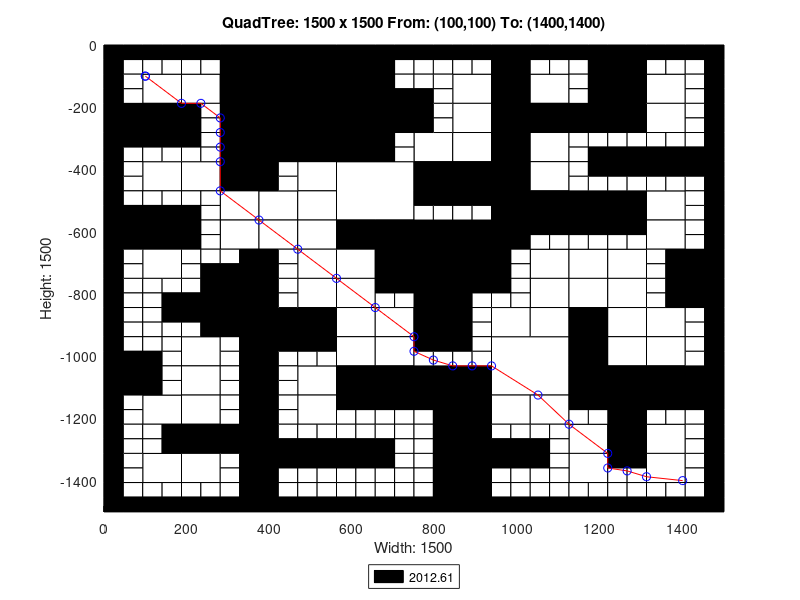

Write the MATLAB code that produced this figure.
axis([0 1500 -1500 0]);
title('QuadTree: 1500 x 1500 From: (100,100) To: (1400,1400)');
xlabel('Width: 1500');
ylabel('Height: 1500');
rectangle('Position',[375 -187.5 187.5 187.5], 'FaceColor',[0 0 0]);
rectangle('Position',[375 -375 187.5 187.5], 'FaceColor',[0 0 0]);
rectangle('Position',[562.5 -562.5 187.5 187.5], 'FaceColor',[1 1 1]);
rectangle('Position',[750 -750 187.5 187.5], 'FaceColor',[0 0 0]);
rectangle('Position',[937.5 -1125 187.5 187.5], 'FaceColor',[1 1 1]);
rectangle('Position',[93.75 -187.5 93.75 93.75], 'FaceColor',[1 1 1]);
rectangle('Position',[281.25 -93.75 93.75 93.75], 'FaceColor',[0 0 0]);
rectangle('Position',[187.5 -187.5 93.75 93.75], 'FaceColor',[1 1 1]);
rectangle('Position',[281.25 -187.5 93.75 93.75], 'FaceColor',[0 0 0]);
rectangle('Position',[0 -281.25 93.75 93.75], 'FaceColor',[0 0 0]);
rectangle('Position',[93.75 -281.25 93.75 93.75], 'FaceColor',[0 0 0]);
rectangle('Position',[281.25 -281.25 93.75 93.75], 'FaceColor',[0 0 0]);
rectangle('Position',[281.25 -375 93.75 93.75], 'FaceColor',[0 0 0]);
rectangle('Position',[562.5 -93.75 93.75 93.75], 'FaceColor',[0 0 0]);
rectangle('Position',[562.5 -187.5 93.75 93.75], 'FaceColor',[0 0 0]);
rectangle('Position',[562.5 -281.25 93.75 93.75], 'FaceColor',[0 0 0]);
rectangle('Position',[656.25 -281.25 93.75 93.75], 'FaceColor',[0 0 0]);
rectangle('Position',[562.5 -375 93.75 93.75], 'FaceColor',[0 0 0]);
rectangle('Position',[93.75 -468.75 93.75 93.75], 'FaceColor',[1 1 1]);
rectangle('Position',[187.5 -468.75 93.75 93.75], 'FaceColor',[1 1 1]);
rectangle('Position',[281.25 -468.75 93.75 93.75], 'FaceColor',[0 0 0]);
rectangle('Position',[281.25 -562.5 93.75 93.75], 'FaceColor',[1 1 1]);
rectangle('Position',[0 -656.25 93.75 93.75], 'FaceColor',[0 0 0]);
rectangle('Position',[93.75 -656.25 93.75 93.75], 'FaceColor',[0 0 0]);
rectangle('Position',[93.75 -750 93.75 93.75], 'FaceColor',[1 1 1]);
rectangle('Position',[281.25 -656.25 93.75 93.75], 'FaceColor',[1 1 1]);
rectangle('Position',[468.75 -468.75 93.75 93.75], 'FaceColor',[1 1 1]);
rectangle('Position',[375 -562.5 93.75 93.75], 'FaceColor',[1 1 1]);
rectangle('Position',[468.75 -562.5 93.75 93.75], 'FaceColor',[1 1 1]);
rectangle('Position',[375 -656.25 93.75 93.75], 'FaceColor',[1 1 1]);
rectangle('Position',[468.75 -656.25 93.75 93.75], 'FaceColor',[1 1 1]);
rectangle('Position',[468.75 -750 93.75 93.75], 'FaceColor',[1 1 1]);
rectangle('Position',[562.5 -656.25 93.75 93.75], 'FaceColor',[0 0 0]);
rectangle('Position',[656.25 -656.25 93.75 93.75], 'FaceColor',[0 0 0]);
rectangle('Position',[562.5 -750 93.75 93.75], 'FaceColor',[1 1 1]);
rectangle('Position',[656.25 -750 93.75 93.75], 'FaceColor',[0 0 0]);
rectangle('Position',[843.75 -187.5 93.75 93.75], 'FaceColor',[1 1 1]);
rectangle('Position',[937.5 -93.75 93.75 93.75], 'FaceColor',[0 0 0]);
rectangle('Position',[937.5 -187.5 93.75 93.75], 'FaceColor',[0 0 0]);
rectangle('Position',[1031.25 -187.5 93.75 93.75], 'FaceColor',[1 1 1]);
rectangle('Position',[843.75 -281.25 93.75 93.75], 'FaceColor',[1 1 1]);
rectangle('Position',[750 -375 93.75 93.75], 'FaceColor',[1 1 1]);
rectangle('Position',[843.75 -375 93.75 93.75], 'FaceColor',[1 1 1]);
rectangle('Position',[937.5 -281.25 93.75 93.75], 'FaceColor',[0 0 0]);
rectangle('Position',[1031.25 -281.25 93.75 93.75], 'FaceColor',[0 0 0]);
rectangle('Position',[937.5 -375 93.75 93.75], 'FaceColor',[0 0 0]);
rectangle('Position',[1031.25 -375 93.75 93.75], 'FaceColor',[1 1 1]);
rectangle('Position',[1218.75 -93.75 93.75 93.75], 'FaceColor',[0 0 0]);
rectangle('Position',[1218.75 -187.5 93.75 93.75], 'FaceColor',[0 0 0]);
rectangle('Position',[1312.5 -187.5 93.75 93.75], 'FaceColor',[1 1 1]);
rectangle('Position',[1125 -281.25 93.75 93.75], 'FaceColor',[0 0 0]);
rectangle('Position',[1218.75 -281.25 93.75 93.75], 'FaceColor',[0 0 0]);
rectangle('Position',[1312.5 -281.25 93.75 93.75], 'FaceColor',[1 1 1]);
rectangle('Position',[750 -468.75 93.75 93.75], 'FaceColor',[0 0 0]);
rectangle('Position',[843.75 -468.75 93.75 93.75], 'FaceColor',[0 0 0]);
rectangle('Position',[937.5 -468.75 93.75 93.75], 'FaceColor',[0 0 0]);
rectangle('Position',[1031.25 -468.75 93.75 93.75], 'FaceColor',[1 1 1]);
rectangle('Position',[937.5 -562.5 93.75 93.75], 'FaceColor',[0 0 0]);
rectangle('Position',[1031.25 -562.5 93.75 93.75], 'FaceColor',[0 0 0]);
rectangle('Position',[937.5 -656.25 93.75 93.75], 'FaceColor',[0 0 0]);
rectangle('Position',[1031.25 -750 93.75 93.75], 'FaceColor',[1 1 1]);
rectangle('Position',[1125 -562.5 93.75 93.75], 'FaceColor',[0 0 0]);
rectangle('Position',[1218.75 -562.5 93.75 93.75], 'FaceColor',[0 0 0]);
rectangle('Position',[1312.5 -562.5 93.75 93.75], 'FaceColor',[1 1 1]);
rectangle('Position',[1125 -750 93.75 93.75], 'FaceColor',[1 1 1]);
rectangle('Position',[1218.75 -750 93.75 93.75], 'FaceColor',[1 1 1]);
rectangle('Position',[1312.5 -656.25 93.75 93.75], 'FaceColor',[1 1 1]);
rectangle('Position',[1406.25 -750 93.75 93.75], 'FaceColor',[0 0 0]);
rectangle('Position',[281.25 -843.75 93.75 93.75], 'FaceColor',[0 0 0]);
rectangle('Position',[281.25 -937.5 93.75 93.75], 'FaceColor',[0 0 0]);
rectangle('Position',[0 -1125 93.75 93.75], 'FaceColor',[0 0 0]);
rectangle('Position',[187.5 -1031.25 93.75 93.75], 'FaceColor',[1 1 1]);
rectangle('Position',[187.5 -1125 93.75 93.75], 'FaceColor',[1 1 1]);
rectangle('Position',[468.75 -843.75 93.75 93.75], 'FaceColor',[1 1 1]);
rectangle('Position',[375 -937.5 93.75 93.75], 'FaceColor',[0 0 0]);
rectangle('Position',[468.75 -937.5 93.75 93.75], 'FaceColor',[0 0 0]);
rectangle('Position',[562.5 -843.75 93.75 93.75], 'FaceColor',[1 1 1]);
rectangle('Position',[562.5 -937.5 93.75 93.75], 'FaceColor',[1 1 1]);
rectangle('Position',[656.25 -937.5 93.75 93.75], 'FaceColor',[1 1 1]);
rectangle('Position',[468.75 -1125 93.75 93.75], 'FaceColor',[1 1 1]);
rectangle('Position',[562.5 -1031.25 93.75 93.75], 'FaceColor',[1 1 1]);
rectangle('Position',[656.25 -1031.25 93.75 93.75], 'FaceColor',[1 1 1]);
rectangle('Position',[562.5 -1125 93.75 93.75], 'FaceColor',[0 0 0]);
rectangle('Position',[656.25 -1125 93.75 93.75], 'FaceColor',[0 0 0]);
rectangle('Position',[93.75 -1218.75 93.75 93.75], 'FaceColor',[1 1 1]);
rectangle('Position',[187.5 -1218.75 93.75 93.75], 'FaceColor',[1 1 1]);
rectangle('Position',[187.5 -1312.5 93.75 93.75], 'FaceColor',[0 0 0]);
rectangle('Position',[281.25 -1312.5 93.75 93.75], 'FaceColor',[0 0 0]);
rectangle('Position',[93.75 -1406.25 93.75 93.75], 'FaceColor',[1 1 1]);
rectangle('Position',[187.5 -1406.25 93.75 93.75], 'FaceColor',[1 1 1]);
rectangle('Position',[468.75 -1218.75 93.75 93.75], 'FaceColor',[1 1 1]);
rectangle('Position',[750 -843.75 93.75 93.75], 'FaceColor',[0 0 0]);
rectangle('Position',[750 -937.5 93.75 93.75], 'FaceColor',[0 0 0]);
rectangle('Position',[1031.25 -843.75 93.75 93.75], 'FaceColor',[1 1 1]);
rectangle('Position',[937.5 -937.5 93.75 93.75], 'FaceColor',[1 1 1]);
rectangle('Position',[1031.25 -937.5 93.75 93.75], 'FaceColor',[1 1 1]);
rectangle('Position',[750 -1125 93.75 93.75], 'FaceColor',[0 0 0]);
rectangle('Position',[843.75 -1125 93.75 93.75], 'FaceColor',[0 0 0]);
rectangle('Position',[1125 -843.75 93.75 93.75], 'FaceColor',[1 1 1]);
rectangle('Position',[1218.75 -843.75 93.75 93.75], 'FaceColor',[1 1 1]);
rectangle('Position',[1125 -937.5 93.75 93.75], 'FaceColor',[0 0 0]);
rectangle('Position',[1218.75 -937.5 93.75 93.75], 'FaceColor',[1 1 1]);
rectangle('Position',[1406.25 -843.75 93.75 93.75], 'FaceColor',[0 0 0]);
rectangle('Position',[1312.5 -937.5 93.75 93.75], 'FaceColor',[1 1 1]);
rectangle('Position',[1125 -1031.25 93.75 93.75], 'FaceColor',[0 0 0]);
rectangle('Position',[1218.75 -1031.25 93.75 93.75], 'FaceColor',[1 1 1]);
rectangle('Position',[1125 -1125 93.75 93.75], 'FaceColor',[0 0 0]);
rectangle('Position',[1218.75 -1125 93.75 93.75], 'FaceColor',[0 0 0]);
rectangle('Position',[1312.5 -1031.25 93.75 93.75], 'FaceColor',[1 1 1]);
rectangle('Position',[1312.5 -1125 93.75 93.75], 'FaceColor',[0 0 0]);
rectangle('Position',[1406.25 -1125 93.75 93.75], 'FaceColor',[0 0 0]);
rectangle('Position',[843.75 -1218.75 93.75 93.75], 'FaceColor',[0 0 0]);
rectangle('Position',[843.75 -1312.5 93.75 93.75], 'FaceColor',[0 0 0]);
rectangle('Position',[937.5 -1218.75 93.75 93.75], 'FaceColor',[1 1 1]);
rectangle('Position',[1031.25 -1218.75 93.75 93.75], 'FaceColor',[1 1 1]);
rectangle('Position',[843.75 -1406.25 93.75 93.75], 'FaceColor',[0 0 0]);
rectangle('Position',[843.75 -1500 93.75 93.75], 'FaceColor',[0 0 0]);
rectangle('Position',[1218.75 -1218.75 93.75 93.75], 'FaceColor',[0 0 0]);
rectangle('Position',[1125 -1312.5 93.75 93.75], 'FaceColor',[1 1 1]);
rectangle('Position',[1218.75 -1312.5 93.75 93.75], 'FaceColor',[0 0 0]);
rectangle('Position',[1312.5 -1312.5 93.75 93.75], 'FaceColor',[1 1 1]);
rectangle('Position',[1125 -1406.25 93.75 93.75], 'FaceColor',[1 1 1]);
rectangle('Position',[1312.5 -1406.25 93.75 93.75], 'FaceColor',[1 1 1]);
rectangle('Position',[0 -46.875 46.875 46.875], 'FaceColor',[0 0 0]);
rectangle('Position',[46.875 -46.875 46.875 46.875], 'FaceColor',[0 0 0]);
rectangle('Position',[0 -93.75 46.875 46.875], 'FaceColor',[0 0 0]);
rectangle('Position',[46.875 -93.75 46.875 46.875], 'FaceColor',[1 1 1]);
rectangle('Position',[93.75 -46.875 46.875 46.875], 'FaceColor',[0 0 0]);
rectangle('Position',[140.625 -46.875 46.875 46.875], 'FaceColor',[0 0 0]);
rectangle('Position',[93.75 -93.75 46.875 46.875], 'FaceColor',[1 1 1]);
rectangle('Position',[140.625 -93.75 46.875 46.875], 'FaceColor',[1 1 1]);
rectangle('Position',[0 -140.625 46.875 46.875], 'FaceColor',[0 0 0]);
rectangle('Position',[46.875 -140.625 46.875 46.875], 'FaceColor',[1 1 1]);
rectangle('Position',[0 -187.5 46.875 46.875], 'FaceColor',[0 0 0]);
rectangle('Position',[46.875 -187.5 46.875 46.875], 'FaceColor',[1 1 1]);
rectangle('Position',[187.5 -46.875 46.875 46.875], 'FaceColor',[0 0 0]);
rectangle('Position',[234.375 -46.875 46.875 46.875], 'FaceColor',[0 0 0]);
rectangle('Position',[187.5 -93.75 46.875 46.875], 'FaceColor',[1 1 1]);
rectangle('Position',[234.375 -93.75 46.875 46.875], 'FaceColor',[1 1 1]);
rectangle('Position',[0 -328.125 46.875 46.875], 'FaceColor',[0 0 0]);
rectangle('Position',[46.875 -328.125 46.875 46.875], 'FaceColor',[0 0 0]);
rectangle('Position',[0 -375 46.875 46.875], 'FaceColor',[0 0 0]);
rectangle('Position',[46.875 -375 46.875 46.875], 'FaceColor',[1 1 1]);
rectangle('Position',[93.75 -328.125 46.875 46.875], 'FaceColor',[0 0 0]);
rectangle('Position',[140.625 -328.125 46.875 46.875], 'FaceColor',[0 0 0]);
rectangle('Position',[93.75 -375 46.875 46.875], 'FaceColor',[1 1 1]);
rectangle('Position',[140.625 -375 46.875 46.875], 'FaceColor',[1 1 1]);
rectangle('Position',[187.5 -234.375 46.875 46.875], 'FaceColor',[0 0 0]);
rectangle('Position',[234.375 -234.375 46.875 46.875], 'FaceColor',[1 1 1]);
rectangle('Position',[187.5 -281.25 46.875 46.875], 'FaceColor',[0 0 0]);
rectangle('Position',[234.375 -281.25 46.875 46.875], 'FaceColor',[1 1 1]);
rectangle('Position',[187.5 -328.125 46.875 46.875], 'FaceColor',[0 0 0]);
rectangle('Position',[234.375 -328.125 46.875 46.875], 'FaceColor',[1 1 1]);
rectangle('Position',[187.5 -375 46.875 46.875], 'FaceColor',[1 1 1]);
rectangle('Position',[234.375 -375 46.875 46.875], 'FaceColor',[1 1 1]);
rectangle('Position',[656.25 -46.875 46.875 46.875], 'FaceColor',[0 0 0]);
rectangle('Position',[703.125 -46.875 46.875 46.875], 'FaceColor',[0 0 0]);
rectangle('Position',[656.25 -93.75 46.875 46.875], 'FaceColor',[0 0 0]);
rectangle('Position',[703.125 -93.75 46.875 46.875], 'FaceColor',[1 1 1]);
rectangle('Position',[656.25 -140.625 46.875 46.875], 'FaceColor',[0 0 0]);
rectangle('Position',[703.125 -140.625 46.875 46.875], 'FaceColor',[1 1 1]);
rectangle('Position',[656.25 -187.5 46.875 46.875], 'FaceColor',[0 0 0]);
rectangle('Position',[703.125 -187.5 46.875 46.875], 'FaceColor',[0 0 0]);
rectangle('Position',[656.25 -328.125 46.875 46.875], 'FaceColor',[0 0 0]);
rectangle('Position',[703.125 -328.125 46.875 46.875], 'FaceColor',[1 1 1]);
rectangle('Position',[656.25 -375 46.875 46.875], 'FaceColor',[0 0 0]);
rectangle('Position',[703.125 -375 46.875 46.875], 'FaceColor',[1 1 1]);
rectangle('Position',[0 -421.875 46.875 46.875], 'FaceColor',[0 0 0]);
rectangle('Position',[46.875 -421.875 46.875 46.875], 'FaceColor',[1 1 1]);
rectangle('Position',[0 -468.75 46.875 46.875], 'FaceColor',[0 0 0]);
rectangle('Position',[46.875 -468.75 46.875 46.875], 'FaceColor',[1 1 1]);
rectangle('Position',[0 -515.625 46.875 46.875], 'FaceColor',[0 0 0]);
rectangle('Position',[46.875 -515.625 46.875 46.875], 'FaceColor',[1 1 1]);
rectangle('Position',[0 -562.5 46.875 46.875], 'FaceColor',[0 0 0]);
rectangle('Position',[46.875 -562.5 46.875 46.875], 'FaceColor',[0 0 0]);
rectangle('Position',[93.75 -515.625 46.875 46.875], 'FaceColor',[1 1 1]);
rectangle('Position',[140.625 -515.625 46.875 46.875], 'FaceColor',[1 1 1]);
rectangle('Position',[93.75 -562.5 46.875 46.875], 'FaceColor',[0 0 0]);
rectangle('Position',[140.625 -562.5 46.875 46.875], 'FaceColor',[0 0 0]);
rectangle('Position',[187.5 -515.625 46.875 46.875], 'FaceColor',[1 1 1]);
rectangle('Position',[234.375 -515.625 46.875 46.875], 'FaceColor',[1 1 1]);
rectangle('Position',[187.5 -562.5 46.875 46.875], 'FaceColor',[0 0 0]);
rectangle('Position',[234.375 -562.5 46.875 46.875], 'FaceColor',[1 1 1]);
rectangle('Position',[0 -703.125 46.875 46.875], 'FaceColor',[0 0 0]);
rectangle('Position',[46.875 -703.125 46.875 46.875], 'FaceColor',[1 1 1]);
rectangle('Position',[0 -750 46.875 46.875], 'FaceColor',[0 0 0]);
rectangle('Position',[46.875 -750 46.875 46.875], 'FaceColor',[1 1 1]);
rectangle('Position',[187.5 -609.375 46.875 46.875], 'FaceColor',[0 0 0]);
rectangle('Position',[234.375 -609.375 46.875 46.875], 'FaceColor',[1 1 1]);
rectangle('Position',[187.5 -656.25 46.875 46.875], 'FaceColor',[0 0 0]);
rectangle('Position',[234.375 -656.25 46.875 46.875], 'FaceColor',[1 1 1]);
rectangle('Position',[187.5 -703.125 46.875 46.875], 'FaceColor',[1 1 1]);
rectangle('Position',[234.375 -703.125 46.875 46.875], 'FaceColor',[1 1 1]);
rectangle('Position',[187.5 -750 46.875 46.875], 'FaceColor',[1 1 1]);
rectangle('Position',[234.375 -750 46.875 46.875], 'FaceColor',[0 0 0]);
rectangle('Position',[281.25 -703.125 46.875 46.875], 'FaceColor',[1 1 1]);
rectangle('Position',[328.125 -703.125 46.875 46.875], 'FaceColor',[0 0 0]);
rectangle('Position',[281.25 -750 46.875 46.875], 'FaceColor',[0 0 0]);
rectangle('Position',[328.125 -750 46.875 46.875], 'FaceColor',[0 0 0]);
rectangle('Position',[375 -421.875 46.875 46.875], 'FaceColor',[0 0 0]);
rectangle('Position',[421.875 -421.875 46.875 46.875], 'FaceColor',[1 1 1]);
rectangle('Position',[375 -468.75 46.875 46.875], 'FaceColor',[0 0 0]);
rectangle('Position',[421.875 -468.75 46.875 46.875], 'FaceColor',[1 1 1]);
rectangle('Position',[375 -703.125 46.875 46.875], 'FaceColor',[0 0 0]);
rectangle('Position',[421.875 -703.125 46.875 46.875], 'FaceColor',[1 1 1]);
rectangle('Position',[375 -750 46.875 46.875], 'FaceColor',[0 0 0]);
rectangle('Position',[421.875 -750 46.875 46.875], 'FaceColor',[1 1 1]);
rectangle('Position',[750 -46.875 46.875 46.875], 'FaceColor',[0 0 0]);
rectangle('Position',[796.875 -46.875 46.875 46.875], 'FaceColor',[0 0 0]);
rectangle('Position',[750 -93.75 46.875 46.875], 'FaceColor',[1 1 1]);
rectangle('Position',[796.875 -93.75 46.875 46.875], 'FaceColor',[1 1 1]);
rectangle('Position',[843.75 -46.875 46.875 46.875], 'FaceColor',[0 0 0]);
rectangle('Position',[890.625 -46.875 46.875 46.875], 'FaceColor',[0 0 0]);
rectangle('Position',[843.75 -93.75 46.875 46.875], 'FaceColor',[1 1 1]);
rectangle('Position',[890.625 -93.75 46.875 46.875], 'FaceColor',[1 1 1]);
rectangle('Position',[750 -140.625 46.875 46.875], 'FaceColor',[1 1 1]);
rectangle('Position',[796.875 -140.625 46.875 46.875], 'FaceColor',[1 1 1]);
rectangle('Position',[750 -187.5 46.875 46.875], 'FaceColor',[0 0 0]);
rectangle('Position',[796.875 -187.5 46.875 46.875], 'FaceColor',[1 1 1]);
rectangle('Position',[1031.25 -46.875 46.875 46.875], 'FaceColor',[0 0 0]);
rectangle('Position',[1078.12 -46.875 46.875 46.875], 'FaceColor',[0 0 0]);
rectangle('Position',[1031.25 -93.75 46.875 46.875], 'FaceColor',[1 1 1]);
rectangle('Position',[1078.12 -93.75 46.875 46.875], 'FaceColor',[1 1 1]);
rectangle('Position',[750 -234.375 46.875 46.875], 'FaceColor',[0 0 0]);
rectangle('Position',[796.875 -234.375 46.875 46.875], 'FaceColor',[1 1 1]);
rectangle('Position',[750 -281.25 46.875 46.875], 'FaceColor',[0 0 0]);
rectangle('Position',[796.875 -281.25 46.875 46.875], 'FaceColor',[1 1 1]);
rectangle('Position',[1125 -46.875 46.875 46.875], 'FaceColor',[0 0 0]);
rectangle('Position',[1171.88 -46.875 46.875 46.875], 'FaceColor',[0 0 0]);
rectangle('Position',[1125 -93.75 46.875 46.875], 'FaceColor',[1 1 1]);
rectangle('Position',[1171.88 -93.75 46.875 46.875], 'FaceColor',[0 0 0]);
rectangle('Position',[1125 -140.625 46.875 46.875], 'FaceColor',[1 1 1]);
rectangle('Position',[1171.88 -140.625 46.875 46.875], 'FaceColor',[0 0 0]);
rectangle('Position',[1125 -187.5 46.875 46.875], 'FaceColor',[1 1 1]);
rectangle('Position',[1171.88 -187.5 46.875 46.875], 'FaceColor',[0 0 0]);
rectangle('Position',[1312.5 -46.875 46.875 46.875], 'FaceColor',[0 0 0]);
rectangle('Position',[1359.38 -46.875 46.875 46.875], 'FaceColor',[0 0 0]);
rectangle('Position',[1312.5 -93.75 46.875 46.875], 'FaceColor',[1 1 1]);
rectangle('Position',[1359.38 -93.75 46.875 46.875], 'FaceColor',[1 1 1]);
rectangle('Position',[1406.25 -46.875 46.875 46.875], 'FaceColor',[0 0 0]);
rectangle('Position',[1453.12 -46.875 46.875 46.875], 'FaceColor',[0 0 0]);
rectangle('Position',[1406.25 -93.75 46.875 46.875], 'FaceColor',[1 1 1]);
rectangle('Position',[1453.12 -93.75 46.875 46.875], 'FaceColor',[0 0 0]);
rectangle('Position',[1406.25 -140.625 46.875 46.875], 'FaceColor',[1 1 1]);
rectangle('Position',[1453.12 -140.625 46.875 46.875], 'FaceColor',[0 0 0]);
rectangle('Position',[1406.25 -187.5 46.875 46.875], 'FaceColor',[1 1 1]);
rectangle('Position',[1453.12 -187.5 46.875 46.875], 'FaceColor',[0 0 0]);
rectangle('Position',[1125 -328.125 46.875 46.875], 'FaceColor',[1 1 1]);
rectangle('Position',[1171.88 -328.125 46.875 46.875], 'FaceColor',[1 1 1]);
rectangle('Position',[1125 -375 46.875 46.875], 'FaceColor',[1 1 1]);
rectangle('Position',[1171.88 -375 46.875 46.875], 'FaceColor',[0 0 0]);
rectangle('Position',[1218.75 -328.125 46.875 46.875], 'FaceColor',[1 1 1]);
rectangle('Position',[1265.62 -328.125 46.875 46.875], 'FaceColor',[1 1 1]);
rectangle('Position',[1218.75 -375 46.875 46.875], 'FaceColor',[0 0 0]);
rectangle('Position',[1265.62 -375 46.875 46.875], 'FaceColor',[0 0 0]);
rectangle('Position',[1406.25 -234.375 46.875 46.875], 'FaceColor',[1 1 1]);
rectangle('Position',[1453.12 -234.375 46.875 46.875], 'FaceColor',[0 0 0]);
rectangle('Position',[1406.25 -281.25 46.875 46.875], 'FaceColor',[1 1 1]);
rectangle('Position',[1453.12 -281.25 46.875 46.875], 'FaceColor',[0 0 0]);
rectangle('Position',[1312.5 -328.125 46.875 46.875], 'FaceColor',[1 1 1]);
rectangle('Position',[1359.38 -328.125 46.875 46.875], 'FaceColor',[1 1 1]);
rectangle('Position',[1312.5 -375 46.875 46.875], 'FaceColor',[0 0 0]);
rectangle('Position',[1359.38 -375 46.875 46.875], 'FaceColor',[0 0 0]);
rectangle('Position',[1406.25 -328.125 46.875 46.875], 'FaceColor',[1 1 1]);
rectangle('Position',[1453.12 -328.125 46.875 46.875], 'FaceColor',[0 0 0]);
rectangle('Position',[1406.25 -375 46.875 46.875], 'FaceColor',[0 0 0]);
rectangle('Position',[1453.12 -375 46.875 46.875], 'FaceColor',[0 0 0]);
rectangle('Position',[750 -515.625 46.875 46.875], 'FaceColor',[0 0 0]);
rectangle('Position',[796.875 -515.625 46.875 46.875], 'FaceColor',[0 0 0]);
rectangle('Position',[750 -562.5 46.875 46.875], 'FaceColor',[1 1 1]);
rectangle('Position',[796.875 -562.5 46.875 46.875], 'FaceColor',[1 1 1]);
rectangle('Position',[843.75 -515.625 46.875 46.875], 'FaceColor',[0 0 0]);
rectangle('Position',[890.625 -515.625 46.875 46.875], 'FaceColor',[0 0 0]);
rectangle('Position',[843.75 -562.5 46.875 46.875], 'FaceColor',[1 1 1]);
rectangle('Position',[890.625 -562.5 46.875 46.875], 'FaceColor',[1 1 1]);
rectangle('Position',[1031.25 -609.375 46.875 46.875], 'FaceColor',[0 0 0]);
rectangle('Position',[1078.12 -609.375 46.875 46.875], 'FaceColor',[0 0 0]);
rectangle('Position',[1031.25 -656.25 46.875 46.875], 'FaceColor',[1 1 1]);
rectangle('Position',[1078.12 -656.25 46.875 46.875], 'FaceColor',[1 1 1]);
rectangle('Position',[937.5 -703.125 46.875 46.875], 'FaceColor',[0 0 0]);
rectangle('Position',[984.375 -703.125 46.875 46.875], 'FaceColor',[1 1 1]);
rectangle('Position',[937.5 -750 46.875 46.875], 'FaceColor',[0 0 0]);
rectangle('Position',[984.375 -750 46.875 46.875], 'FaceColor',[1 1 1]);
rectangle('Position',[1125 -421.875 46.875 46.875], 'FaceColor',[1 1 1]);
rectangle('Position',[1171.88 -421.875 46.875 46.875], 'FaceColor',[0 0 0]);
rectangle('Position',[1125 -468.75 46.875 46.875], 'FaceColor',[1 1 1]);
rectangle('Position',[1171.88 -468.75 46.875 46.875], 'FaceColor',[1 1 1]);
rectangle('Position',[1218.75 -421.875 46.875 46.875], 'FaceColor',[0 0 0]);
rectangle('Position',[1265.62 -421.875 46.875 46.875], 'FaceColor',[0 0 0]);
rectangle('Position',[1218.75 -468.75 46.875 46.875], 'FaceColor',[1 1 1]);
rectangle('Position',[1265.62 -468.75 46.875 46.875], 'FaceColor',[1 1 1]);
rectangle('Position',[1312.5 -421.875 46.875 46.875], 'FaceColor',[0 0 0]);
rectangle('Position',[1359.38 -421.875 46.875 46.875], 'FaceColor',[0 0 0]);
rectangle('Position',[1312.5 -468.75 46.875 46.875], 'FaceColor',[1 1 1]);
rectangle('Position',[1359.38 -468.75 46.875 46.875], 'FaceColor',[1 1 1]);
rectangle('Position',[1406.25 -421.875 46.875 46.875], 'FaceColor',[0 0 0]);
rectangle('Position',[1453.12 -421.875 46.875 46.875], 'FaceColor',[0 0 0]);
rectangle('Position',[1406.25 -468.75 46.875 46.875], 'FaceColor',[1 1 1]);
rectangle('Position',[1453.12 -468.75 46.875 46.875], 'FaceColor',[0 0 0]);
rectangle('Position',[1406.25 -515.625 46.875 46.875], 'FaceColor',[1 1 1]);
rectangle('Position',[1453.12 -515.625 46.875 46.875], 'FaceColor',[0 0 0]);
rectangle('Position',[1406.25 -562.5 46.875 46.875], 'FaceColor',[1 1 1]);
rectangle('Position',[1453.12 -562.5 46.875 46.875], 'FaceColor',[0 0 0]);
rectangle('Position',[1125 -609.375 46.875 46.875], 'FaceColor',[0 0 0]);
rectangle('Position',[1171.88 -609.375 46.875 46.875], 'FaceColor',[0 0 0]);
rectangle('Position',[1125 -656.25 46.875 46.875], 'FaceColor',[1 1 1]);
rectangle('Position',[1171.88 -656.25 46.875 46.875], 'FaceColor',[1 1 1]);
rectangle('Position',[1218.75 -609.375 46.875 46.875], 'FaceColor',[0 0 0]);
rectangle('Position',[1265.62 -609.375 46.875 46.875], 'FaceColor',[0 0 0]);
rectangle('Position',[1218.75 -656.25 46.875 46.875], 'FaceColor',[1 1 1]);
rectangle('Position',[1265.62 -656.25 46.875 46.875], 'FaceColor',[1 1 1]);
rectangle('Position',[1406.25 -609.375 46.875 46.875], 'FaceColor',[1 1 1]);
rectangle('Position',[1453.12 -609.375 46.875 46.875], 'FaceColor',[0 0 0]);
rectangle('Position',[1406.25 -656.25 46.875 46.875], 'FaceColor',[1 1 1]);
rectangle('Position',[1453.12 -656.25 46.875 46.875], 'FaceColor',[0 0 0]);
rectangle('Position',[1312.5 -703.125 46.875 46.875], 'FaceColor',[1 1 1]);
rectangle('Position',[1359.38 -703.125 46.875 46.875], 'FaceColor',[0 0 0]);
rectangle('Position',[1312.5 -750 46.875 46.875], 'FaceColor',[1 1 1]);
rectangle('Position',[1359.38 -750 46.875 46.875], 'FaceColor',[0 0 0]);
rectangle('Position',[0 -796.875 46.875 46.875], 'FaceColor',[0 0 0]);
rectangle('Position',[46.875 -796.875 46.875 46.875], 'FaceColor',[1 1 1]);
rectangle('Position',[0 -843.75 46.875 46.875], 'FaceColor',[0 0 0]);
rectangle('Position',[46.875 -843.75 46.875 46.875], 'FaceColor',[1 1 1]);
rectangle('Position',[93.75 -796.875 46.875 46.875], 'FaceColor',[1 1 1]);
rectangle('Position',[140.625 -796.875 46.875 46.875], 'FaceColor',[1 1 1]);
rectangle('Position',[93.75 -843.75 46.875 46.875], 'FaceColor',[1 1 1]);
rectangle('Position',[140.625 -843.75 46.875 46.875], 'FaceColor',[0 0 0]);
rectangle('Position',[0 -890.625 46.875 46.875], 'FaceColor',[0 0 0]);
rectangle('Position',[46.875 -890.625 46.875 46.875], 'FaceColor',[1 1 1]);
rectangle('Position',[0 -937.5 46.875 46.875], 'FaceColor',[0 0 0]);
rectangle('Position',[46.875 -937.5 46.875 46.875], 'FaceColor',[1 1 1]);
rectangle('Position',[93.75 -890.625 46.875 46.875], 'FaceColor',[1 1 1]);
rectangle('Position',[140.625 -890.625 46.875 46.875], 'FaceColor',[0 0 0]);
rectangle('Position',[93.75 -937.5 46.875 46.875], 'FaceColor',[1 1 1]);
rectangle('Position',[140.625 -937.5 46.875 46.875], 'FaceColor',[1 1 1]);
rectangle('Position',[187.5 -796.875 46.875 46.875], 'FaceColor',[1 1 1]);
rectangle('Position',[234.375 -796.875 46.875 46.875], 'FaceColor',[0 0 0]);
rectangle('Position',[187.5 -843.75 46.875 46.875], 'FaceColor',[0 0 0]);
rectangle('Position',[234.375 -843.75 46.875 46.875], 'FaceColor',[0 0 0]);
rectangle('Position',[187.5 -890.625 46.875 46.875], 'FaceColor',[0 0 0]);
rectangle('Position',[234.375 -890.625 46.875 46.875], 'FaceColor',[0 0 0]);
rectangle('Position',[187.5 -937.5 46.875 46.875], 'FaceColor',[1 1 1]);
rectangle('Position',[234.375 -937.5 46.875 46.875], 'FaceColor',[0 0 0]);
rectangle('Position',[0 -984.375 46.875 46.875], 'FaceColor',[0 0 0]);
rectangle('Position',[46.875 -984.375 46.875 46.875], 'FaceColor',[1 1 1]);
rectangle('Position',[0 -1031.25 46.875 46.875], 'FaceColor',[0 0 0]);
rectangle('Position',[46.875 -1031.25 46.875 46.875], 'FaceColor',[0 0 0]);
rectangle('Position',[93.75 -984.375 46.875 46.875], 'FaceColor',[1 1 1]);
rectangle('Position',[140.625 -984.375 46.875 46.875], 'FaceColor',[1 1 1]);
rectangle('Position',[93.75 -1031.25 46.875 46.875], 'FaceColor',[0 0 0]);
rectangle('Position',[140.625 -1031.25 46.875 46.875], 'FaceColor',[1 1 1]);
rectangle('Position',[93.75 -1078.12 46.875 46.875], 'FaceColor',[0 0 0]);
rectangle('Position',[140.625 -1078.12 46.875 46.875], 'FaceColor',[1 1 1]);
rectangle('Position',[93.75 -1125 46.875 46.875], 'FaceColor',[0 0 0]);
rectangle('Position',[140.625 -1125 46.875 46.875], 'FaceColor',[1 1 1]);
rectangle('Position',[281.25 -984.375 46.875 46.875], 'FaceColor',[1 1 1]);
rectangle('Position',[328.125 -984.375 46.875 46.875], 'FaceColor',[0 0 0]);
rectangle('Position',[281.25 -1031.25 46.875 46.875], 'FaceColor',[1 1 1]);
rectangle('Position',[328.125 -1031.25 46.875 46.875], 'FaceColor',[0 0 0]);
rectangle('Position',[281.25 -1078.12 46.875 46.875], 'FaceColor',[1 1 1]);
rectangle('Position',[328.125 -1078.12 46.875 46.875], 'FaceColor',[0 0 0]);
rectangle('Position',[281.25 -1125 46.875 46.875], 'FaceColor',[1 1 1]);
rectangle('Position',[328.125 -1125 46.875 46.875], 'FaceColor',[0 0 0]);
rectangle('Position',[375 -796.875 46.875 46.875], 'FaceColor',[0 0 0]);
rectangle('Position',[421.875 -796.875 46.875 46.875], 'FaceColor',[1 1 1]);
rectangle('Position',[375 -843.75 46.875 46.875], 'FaceColor',[0 0 0]);
rectangle('Position',[421.875 -843.75 46.875 46.875], 'FaceColor',[1 1 1]);
rectangle('Position',[656.25 -796.875 46.875 46.875], 'FaceColor',[0 0 0]);
rectangle('Position',[703.125 -796.875 46.875 46.875], 'FaceColor',[0 0 0]);
rectangle('Position',[656.25 -843.75 46.875 46.875], 'FaceColor',[1 1 1]);
rectangle('Position',[703.125 -843.75 46.875 46.875], 'FaceColor',[1 1 1]);
rectangle('Position',[375 -984.375 46.875 46.875], 'FaceColor',[0 0 0]);
rectangle('Position',[421.875 -984.375 46.875 46.875], 'FaceColor',[0 0 0]);
rectangle('Position',[375 -1031.25 46.875 46.875], 'FaceColor',[0 0 0]);
rectangle('Position',[421.875 -1031.25 46.875 46.875], 'FaceColor',[1 1 1]);
rectangle('Position',[468.75 -984.375 46.875 46.875], 'FaceColor',[0 0 0]);
rectangle('Position',[515.625 -984.375 46.875 46.875], 'FaceColor',[0 0 0]);
rectangle('Position',[468.75 -1031.25 46.875 46.875], 'FaceColor',[1 1 1]);
rectangle('Position',[515.625 -1031.25 46.875 46.875], 'FaceColor',[1 1 1]);
rectangle('Position',[375 -1078.12 46.875 46.875], 'FaceColor',[0 0 0]);
rectangle('Position',[421.875 -1078.12 46.875 46.875], 'FaceColor',[1 1 1]);
rectangle('Position',[375 -1125 46.875 46.875], 'FaceColor',[0 0 0]);
rectangle('Position',[421.875 -1125 46.875 46.875], 'FaceColor',[1 1 1]);
rectangle('Position',[0 -1171.88 46.875 46.875], 'FaceColor',[0 0 0]);
rectangle('Position',[46.875 -1171.88 46.875 46.875], 'FaceColor',[1 1 1]);
rectangle('Position',[0 -1218.75 46.875 46.875], 'FaceColor',[0 0 0]);
rectangle('Position',[46.875 -1218.75 46.875 46.875], 'FaceColor',[1 1 1]);
rectangle('Position',[0 -1265.62 46.875 46.875], 'FaceColor',[0 0 0]);
rectangle('Position',[46.875 -1265.62 46.875 46.875], 'FaceColor',[1 1 1]);
rectangle('Position',[0 -1312.5 46.875 46.875], 'FaceColor',[0 0 0]);
rectangle('Position',[46.875 -1312.5 46.875 46.875], 'FaceColor',[1 1 1]);
rectangle('Position',[93.75 -1265.62 46.875 46.875], 'FaceColor',[1 1 1]);
rectangle('Position',[140.625 -1265.62 46.875 46.875], 'FaceColor',[0 0 0]);
rectangle('Position',[93.75 -1312.5 46.875 46.875], 'FaceColor',[1 1 1]);
rectangle('Position',[140.625 -1312.5 46.875 46.875], 'FaceColor',[0 0 0]);
rectangle('Position',[281.25 -1171.88 46.875 46.875], 'FaceColor',[1 1 1]);
rectangle('Position',[328.125 -1171.88 46.875 46.875], 'FaceColor',[0 0 0]);
rectangle('Position',[281.25 -1218.75 46.875 46.875], 'FaceColor',[1 1 1]);
rectangle('Position',[328.125 -1218.75 46.875 46.875], 'FaceColor',[0 0 0]);
rectangle('Position',[0 -1359.38 46.875 46.875], 'FaceColor',[0 0 0]);
rectangle('Position',[46.875 -1359.38 46.875 46.875], 'FaceColor',[1 1 1]);
rectangle('Position',[0 -1406.25 46.875 46.875], 'FaceColor',[0 0 0]);
rectangle('Position',[46.875 -1406.25 46.875 46.875], 'FaceColor',[1 1 1]);
rectangle('Position',[0 -1453.12 46.875 46.875], 'FaceColor',[0 0 0]);
rectangle('Position',[46.875 -1453.12 46.875 46.875], 'FaceColor',[1 1 1]);
rectangle('Position',[0 -1500 46.875 46.875], 'FaceColor',[0 0 0]);
rectangle('Position',[46.875 -1500 46.875 46.875], 'FaceColor',[0 0 0]);
rectangle('Position',[93.75 -1453.12 46.875 46.875], 'FaceColor',[1 1 1]);
rectangle('Position',[140.625 -1453.12 46.875 46.875], 'FaceColor',[1 1 1]);
rectangle('Position',[93.75 -1500 46.875 46.875], 'FaceColor',[0 0 0]);
rectangle('Position',[140.625 -1500 46.875 46.875], 'FaceColor',[0 0 0]);
rectangle('Position',[281.25 -1359.38 46.875 46.875], 'FaceColor',[1 1 1]);
rectangle('Position',[328.125 -1359.38 46.875 46.875], 'FaceColor',[0 0 0]);
rectangle('Position',[281.25 -1406.25 46.875 46.875], 'FaceColor',[1 1 1]);
rectangle('Position',[328.125 -1406.25 46.875 46.875], 'FaceColor',[0 0 0]);
rectangle('Position',[187.5 -1453.12 46.875 46.875], 'FaceColor',[1 1 1]);
rectangle('Position',[234.375 -1453.12 46.875 46.875], 'FaceColor',[1 1 1]);
rectangle('Position',[187.5 -1500 46.875 46.875], 'FaceColor',[0 0 0]);
rectangle('Position',[234.375 -1500 46.875 46.875], 'FaceColor',[0 0 0]);
rectangle('Position',[281.25 -1453.12 46.875 46.875], 'FaceColor',[1 1 1]);
rectangle('Position',[328.125 -1453.12 46.875 46.875], 'FaceColor',[0 0 0]);
rectangle('Position',[281.25 -1500 46.875 46.875], 'FaceColor',[0 0 0]);
rectangle('Position',[328.125 -1500 46.875 46.875], 'FaceColor',[0 0 0]);
rectangle('Position',[375 -1171.88 46.875 46.875], 'FaceColor',[0 0 0]);
rectangle('Position',[421.875 -1171.88 46.875 46.875], 'FaceColor',[1 1 1]);
rectangle('Position',[375 -1218.75 46.875 46.875], 'FaceColor',[0 0 0]);
rectangle('Position',[421.875 -1218.75 46.875 46.875], 'FaceColor',[1 1 1]);
rectangle('Position',[375 -1265.62 46.875 46.875], 'FaceColor',[0 0 0]);
rectangle('Position',[421.875 -1265.62 46.875 46.875], 'FaceColor',[1 1 1]);
rectangle('Position',[375 -1312.5 46.875 46.875], 'FaceColor',[0 0 0]);
rectangle('Position',[421.875 -1312.5 46.875 46.875], 'FaceColor',[0 0 0]);
rectangle('Position',[468.75 -1265.62 46.875 46.875], 'FaceColor',[1 1 1]);
rectangle('Position',[515.625 -1265.62 46.875 46.875], 'FaceColor',[1 1 1]);
rectangle('Position',[468.75 -1312.5 46.875 46.875], 'FaceColor',[0 0 0]);
rectangle('Position',[515.625 -1312.5 46.875 46.875], 'FaceColor',[0 0 0]);
rectangle('Position',[562.5 -1171.88 46.875 46.875], 'FaceColor',[0 0 0]);
rectangle('Position',[609.375 -1171.88 46.875 46.875], 'FaceColor',[0 0 0]);
rectangle('Position',[562.5 -1218.75 46.875 46.875], 'FaceColor',[1 1 1]);
rectangle('Position',[609.375 -1218.75 46.875 46.875], 'FaceColor',[1 1 1]);
rectangle('Position',[656.25 -1171.88 46.875 46.875], 'FaceColor',[0 0 0]);
rectangle('Position',[703.125 -1171.88 46.875 46.875], 'FaceColor',[0 0 0]);
rectangle('Position',[656.25 -1218.75 46.875 46.875], 'FaceColor',[1 1 1]);
rectangle('Position',[703.125 -1218.75 46.875 46.875], 'FaceColor',[1 1 1]);
rectangle('Position',[562.5 -1265.62 46.875 46.875], 'FaceColor',[1 1 1]);
rectangle('Position',[609.375 -1265.62 46.875 46.875], 'FaceColor',[1 1 1]);
rectangle('Position',[562.5 -1312.5 46.875 46.875], 'FaceColor',[0 0 0]);
rectangle('Position',[609.375 -1312.5 46.875 46.875], 'FaceColor',[0 0 0]);
rectangle('Position',[656.25 -1265.62 46.875 46.875], 'FaceColor',[1 1 1]);
rectangle('Position',[703.125 -1265.62 46.875 46.875], 'FaceColor',[1 1 1]);
rectangle('Position',[656.25 -1312.5 46.875 46.875], 'FaceColor',[0 0 0]);
rectangle('Position',[703.125 -1312.5 46.875 46.875], 'FaceColor',[1 1 1]);
rectangle('Position',[375 -1359.38 46.875 46.875], 'FaceColor',[0 0 0]);
rectangle('Position',[421.875 -1359.38 46.875 46.875], 'FaceColor',[0 0 0]);
rectangle('Position',[375 -1406.25 46.875 46.875], 'FaceColor',[0 0 0]);
rectangle('Position',[421.875 -1406.25 46.875 46.875], 'FaceColor',[1 1 1]);
rectangle('Position',[468.75 -1359.38 46.875 46.875], 'FaceColor',[0 0 0]);
rectangle('Position',[515.625 -1359.38 46.875 46.875], 'FaceColor',[0 0 0]);
rectangle('Position',[468.75 -1406.25 46.875 46.875], 'FaceColor',[1 1 1]);
rectangle('Position',[515.625 -1406.25 46.875 46.875], 'FaceColor',[1 1 1]);
rectangle('Position',[375 -1453.12 46.875 46.875], 'FaceColor',[0 0 0]);
rectangle('Position',[421.875 -1453.12 46.875 46.875], 'FaceColor',[1 1 1]);
rectangle('Position',[375 -1500 46.875 46.875], 'FaceColor',[0 0 0]);
rectangle('Position',[421.875 -1500 46.875 46.875], 'FaceColor',[0 0 0]);
rectangle('Position',[468.75 -1453.12 46.875 46.875], 'FaceColor',[1 1 1]);
rectangle('Position',[515.625 -1453.12 46.875 46.875], 'FaceColor',[1 1 1]);
rectangle('Position',[468.75 -1500 46.875 46.875], 'FaceColor',[0 0 0]);
rectangle('Position',[515.625 -1500 46.875 46.875], 'FaceColor',[0 0 0]);
rectangle('Position',[562.5 -1359.38 46.875 46.875], 'FaceColor',[0 0 0]);
rectangle('Position',[609.375 -1359.38 46.875 46.875], 'FaceColor',[0 0 0]);
rectangle('Position',[562.5 -1406.25 46.875 46.875], 'FaceColor',[1 1 1]);
rectangle('Position',[609.375 -1406.25 46.875 46.875], 'FaceColor',[1 1 1]);
rectangle('Position',[656.25 -1359.38 46.875 46.875], 'FaceColor',[0 0 0]);
rectangle('Position',[703.125 -1359.38 46.875 46.875], 'FaceColor',[1 1 1]);
rectangle('Position',[656.25 -1406.25 46.875 46.875], 'FaceColor',[1 1 1]);
rectangle('Position',[703.125 -1406.25 46.875 46.875], 'FaceColor',[1 1 1]);
rectangle('Position',[562.5 -1453.12 46.875 46.875], 'FaceColor',[1 1 1]);
rectangle('Position',[609.375 -1453.12 46.875 46.875], 'FaceColor',[1 1 1]);
rectangle('Position',[562.5 -1500 46.875 46.875], 'FaceColor',[0 0 0]);
rectangle('Position',[609.375 -1500 46.875 46.875], 'FaceColor',[0 0 0]);
rectangle('Position',[656.25 -1453.12 46.875 46.875], 'FaceColor',[1 1 1]);
rectangle('Position',[703.125 -1453.12 46.875 46.875], 'FaceColor',[1 1 1]);
rectangle('Position',[656.25 -1500 46.875 46.875], 'FaceColor',[0 0 0]);
rectangle('Position',[703.125 -1500 46.875 46.875], 'FaceColor',[0 0 0]);
rectangle('Position',[843.75 -796.875 46.875 46.875], 'FaceColor',[0 0 0]);
rectangle('Position',[890.625 -796.875 46.875 46.875], 'FaceColor',[0 0 0]);
rectangle('Position',[843.75 -843.75 46.875 46.875], 'FaceColor',[0 0 0]);
rectangle('Position',[890.625 -843.75 46.875 46.875], 'FaceColor',[1 1 1]);
rectangle('Position',[843.75 -890.625 46.875 46.875], 'FaceColor',[0 0 0]);
rectangle('Position',[890.625 -890.625 46.875 46.875], 'FaceColor',[1 1 1]);
rectangle('Position',[843.75 -937.5 46.875 46.875], 'FaceColor',[0 0 0]);
rectangle('Position',[890.625 -937.5 46.875 46.875], 'FaceColor',[1 1 1]);
rectangle('Position',[937.5 -796.875 46.875 46.875], 'FaceColor',[0 0 0]);
rectangle('Position',[984.375 -796.875 46.875 46.875], 'FaceColor',[1 1 1]);
rectangle('Position',[937.5 -843.75 46.875 46.875], 'FaceColor',[1 1 1]);
rectangle('Position',[984.375 -843.75 46.875 46.875], 'FaceColor',[1 1 1]);
rectangle('Position',[750 -984.375 46.875 46.875], 'FaceColor',[0 0 0]);
rectangle('Position',[796.875 -984.375 46.875 46.875], 'FaceColor',[0 0 0]);
rectangle('Position',[750 -1031.25 46.875 46.875], 'FaceColor',[1 1 1]);
rectangle('Position',[796.875 -1031.25 46.875 46.875], 'FaceColor',[1 1 1]);
rectangle('Position',[843.75 -984.375 46.875 46.875], 'FaceColor',[0 0 0]);
rectangle('Position',[890.625 -984.375 46.875 46.875], 'FaceColor',[1 1 1]);
rectangle('Position',[843.75 -1031.25 46.875 46.875], 'FaceColor',[1 1 1]);
rectangle('Position',[890.625 -1031.25 46.875 46.875], 'FaceColor',[1 1 1]);
rectangle('Position',[1312.5 -796.875 46.875 46.875], 'FaceColor',[1 1 1]);
rectangle('Position',[1359.38 -796.875 46.875 46.875], 'FaceColor',[0 0 0]);
rectangle('Position',[1312.5 -843.75 46.875 46.875], 'FaceColor',[1 1 1]);
rectangle('Position',[1359.38 -843.75 46.875 46.875], 'FaceColor',[0 0 0]);
rectangle('Position',[1406.25 -890.625 46.875 46.875], 'FaceColor',[1 1 1]);
rectangle('Position',[1453.12 -890.625 46.875 46.875], 'FaceColor',[0 0 0]);
rectangle('Position',[1406.25 -937.5 46.875 46.875], 'FaceColor',[1 1 1]);
rectangle('Position',[1453.12 -937.5 46.875 46.875], 'FaceColor',[0 0 0]);
rectangle('Position',[1406.25 -984.375 46.875 46.875], 'FaceColor',[1 1 1]);
rectangle('Position',[1453.12 -984.375 46.875 46.875], 'FaceColor',[0 0 0]);
rectangle('Position',[1406.25 -1031.25 46.875 46.875], 'FaceColor',[1 1 1]);
rectangle('Position',[1453.12 -1031.25 46.875 46.875], 'FaceColor',[0 0 0]);
rectangle('Position',[750 -1171.88 46.875 46.875], 'FaceColor',[0 0 0]);
rectangle('Position',[796.875 -1171.88 46.875 46.875], 'FaceColor',[0 0 0]);
rectangle('Position',[750 -1218.75 46.875 46.875], 'FaceColor',[1 1 1]);
rectangle('Position',[796.875 -1218.75 46.875 46.875], 'FaceColor',[0 0 0]);
rectangle('Position',[750 -1265.62 46.875 46.875], 'FaceColor',[1 1 1]);
rectangle('Position',[796.875 -1265.62 46.875 46.875], 'FaceColor',[0 0 0]);
rectangle('Position',[750 -1312.5 46.875 46.875], 'FaceColor',[1 1 1]);
rectangle('Position',[796.875 -1312.5 46.875 46.875], 'FaceColor',[0 0 0]);
rectangle('Position',[937.5 -1265.62 46.875 46.875], 'FaceColor',[1 1 1]);
rectangle('Position',[984.375 -1265.62 46.875 46.875], 'FaceColor',[1 1 1]);
rectangle('Position',[937.5 -1312.5 46.875 46.875], 'FaceColor',[0 0 0]);
rectangle('Position',[984.375 -1312.5 46.875 46.875], 'FaceColor',[0 0 0]);
rectangle('Position',[1031.25 -1265.62 46.875 46.875], 'FaceColor',[1 1 1]);
rectangle('Position',[1078.12 -1265.62 46.875 46.875], 'FaceColor',[1 1 1]);
rectangle('Position',[1031.25 -1312.5 46.875 46.875], 'FaceColor',[0 0 0]);
rectangle('Position',[1078.12 -1312.5 46.875 46.875], 'FaceColor',[1 1 1]);
rectangle('Position',[750 -1359.38 46.875 46.875], 'FaceColor',[1 1 1]);
rectangle('Position',[796.875 -1359.38 46.875 46.875], 'FaceColor',[0 0 0]);
rectangle('Position',[750 -1406.25 46.875 46.875], 'FaceColor',[1 1 1]);
rectangle('Position',[796.875 -1406.25 46.875 46.875], 'FaceColor',[0 0 0]);
rectangle('Position',[750 -1453.12 46.875 46.875], 'FaceColor',[1 1 1]);
rectangle('Position',[796.875 -1453.12 46.875 46.875], 'FaceColor',[0 0 0]);
rectangle('Position',[750 -1500 46.875 46.875], 'FaceColor',[0 0 0]);
rectangle('Position',[796.875 -1500 46.875 46.875], 'FaceColor',[0 0 0]);
rectangle('Position',[937.5 -1359.38 46.875 46.875], 'FaceColor',[0 0 0]);
rectangle('Position',[984.375 -1359.38 46.875 46.875], 'FaceColor',[0 0 0]);
rectangle('Position',[937.5 -1406.25 46.875 46.875], 'FaceColor',[1 1 1]);
rectangle('Position',[984.375 -1406.25 46.875 46.875], 'FaceColor',[1 1 1]);
rectangle('Position',[1031.25 -1359.38 46.875 46.875], 'FaceColor',[0 0 0]);
rectangle('Position',[1078.12 -1359.38 46.875 46.875], 'FaceColor',[1 1 1]);
rectangle('Position',[1031.25 -1406.25 46.875 46.875], 'FaceColor',[1 1 1]);
rectangle('Position',[1078.12 -1406.25 46.875 46.875], 'FaceColor',[1 1 1]);
rectangle('Position',[937.5 -1453.12 46.875 46.875], 'FaceColor',[1 1 1]);
rectangle('Position',[984.375 -1453.12 46.875 46.875], 'FaceColor',[1 1 1]);
rectangle('Position',[937.5 -1500 46.875 46.875], 'FaceColor',[0 0 0]);
rectangle('Position',[984.375 -1500 46.875 46.875], 'FaceColor',[0 0 0]);
rectangle('Position',[1031.25 -1453.12 46.875 46.875], 'FaceColor',[1 1 1]);
rectangle('Position',[1078.12 -1453.12 46.875 46.875], 'FaceColor',[1 1 1]);
rectangle('Position',[1031.25 -1500 46.875 46.875], 'FaceColor',[0 0 0]);
rectangle('Position',[1078.12 -1500 46.875 46.875], 'FaceColor',[0 0 0]);
rectangle('Position',[1125 -1171.88 46.875 46.875], 'FaceColor',[0 0 0]);
rectangle('Position',[1171.88 -1171.88 46.875 46.875], 'FaceColor',[0 0 0]);
rectangle('Position',[1125 -1218.75 46.875 46.875], 'FaceColor',[1 1 1]);
rectangle('Position',[1171.88 -1218.75 46.875 46.875], 'FaceColor',[1 1 1]);
rectangle('Position',[1312.5 -1171.88 46.875 46.875], 'FaceColor',[0 0 0]);
rectangle('Position',[1359.38 -1171.88 46.875 46.875], 'FaceColor',[0 0 0]);
rectangle('Position',[1312.5 -1218.75 46.875 46.875], 'FaceColor',[1 1 1]);
rectangle('Position',[1359.38 -1218.75 46.875 46.875], 'FaceColor',[1 1 1]);
rectangle('Position',[1406.25 -1171.88 46.875 46.875], 'FaceColor',[0 0 0]);
rectangle('Position',[1453.12 -1171.88 46.875 46.875], 'FaceColor',[0 0 0]);
rectangle('Position',[1406.25 -1218.75 46.875 46.875], 'FaceColor',[1 1 1]);
rectangle('Position',[1453.12 -1218.75 46.875 46.875], 'FaceColor',[0 0 0]);
rectangle('Position',[1406.25 -1265.62 46.875 46.875], 'FaceColor',[1 1 1]);
rectangle('Position',[1453.12 -1265.62 46.875 46.875], 'FaceColor',[0 0 0]);
rectangle('Position',[1406.25 -1312.5 46.875 46.875], 'FaceColor',[1 1 1]);
rectangle('Position',[1453.12 -1312.5 46.875 46.875], 'FaceColor',[0 0 0]);
rectangle('Position',[1218.75 -1359.38 46.875 46.875], 'FaceColor',[0 0 0]);
rectangle('Position',[1265.62 -1359.38 46.875 46.875], 'FaceColor',[0 0 0]);
rectangle('Position',[1218.75 -1406.25 46.875 46.875], 'FaceColor',[1 1 1]);
rectangle('Position',[1265.62 -1406.25 46.875 46.875], 'FaceColor',[1 1 1]);
rectangle('Position',[1125 -1453.12 46.875 46.875], 'FaceColor',[1 1 1]);
rectangle('Position',[1171.88 -1453.12 46.875 46.875], 'FaceColor',[1 1 1]);
rectangle('Position',[1125 -1500 46.875 46.875], 'FaceColor',[0 0 0]);
rectangle('Position',[1171.88 -1500 46.875 46.875], 'FaceColor',[0 0 0]);
rectangle('Position',[1218.75 -1453.12 46.875 46.875], 'FaceColor',[1 1 1]);
rectangle('Position',[1265.62 -1453.12 46.875 46.875], 'FaceColor',[1 1 1]);
rectangle('Position',[1218.75 -1500 46.875 46.875], 'FaceColor',[0 0 0]);
rectangle('Position',[1265.62 -1500 46.875 46.875], 'FaceColor',[0 0 0]);
rectangle('Position',[1406.25 -1359.38 46.875 46.875], 'FaceColor',[1 1 1]);
rectangle('Position',[1453.12 -1359.38 46.875 46.875], 'FaceColor',[0 0 0]);
rectangle('Position',[1406.25 -1406.25 46.875 46.875], 'FaceColor',[1 1 1]);
rectangle('Position',[1453.12 -1406.25 46.875 46.875], 'FaceColor',[0 0 0]);
rectangle('Position',[1312.5 -1453.12 46.875 46.875], 'FaceColor',[1 1 1]);
rectangle('Position',[1359.38 -1453.12 46.875 46.875], 'FaceColor',[1 1 1]);
rectangle('Position',[1312.5 -1500 46.875 46.875], 'FaceColor',[0 0 0]);
rectangle('Position',[1359.38 -1500 46.875 46.875], 'FaceColor',[0 0 0]);
rectangle('Position',[1406.25 -1453.12 46.875 46.875], 'FaceColor',[1 1 1]);
rectangle('Position',[1453.12 -1453.12 46.875 46.875], 'FaceColor',[0 0 0]);
rectangle('Position',[1406.25 -1500 46.875 46.875], 'FaceColor',[0 0 0]);
rectangle('Position',[1453.12 -1500 46.875 46.875], 'FaceColor',[0 0 0]);
X=[1400,1312.5,1265.62,1218.75,1218.75,1125,1050,937.5,890.625,843.75,796.875,750,750,656.25,562.5,468.75,375,281.25,281.25,281.25,281.25,281.25,234.375,187.5,100,100];
Y=[-1400,-1387.5,-1368.75,-1359.38,-1312.5,-1218.75,-1125,-1031.25,-1031.25,-1031.25,-1012.5,-984.375,-937.5,-843.75,-750,-656.25,-562.5,-468.75,-375,-328.125,-281.25,-234.375,-187.5,-187.5,-100,-100];
hold on;
plot(X,Y,'r');
plot(X,Y,'bo');
legend('2012.61','Location','southoutside');
